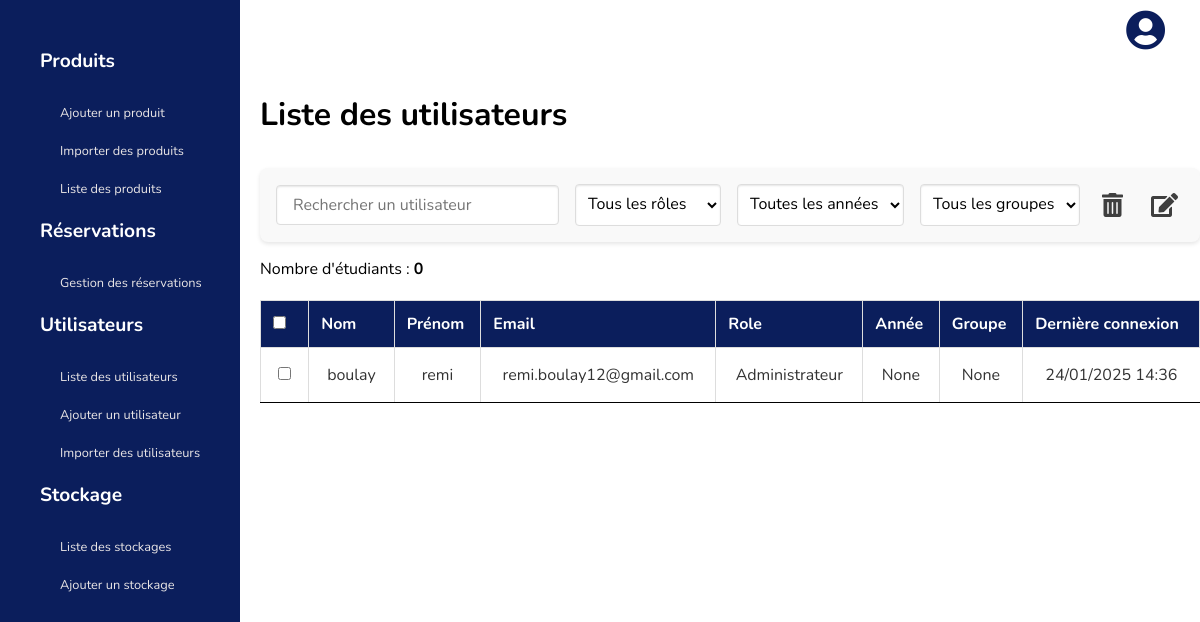
The page /liste_utilisateurs/ on the database as committed earlier.
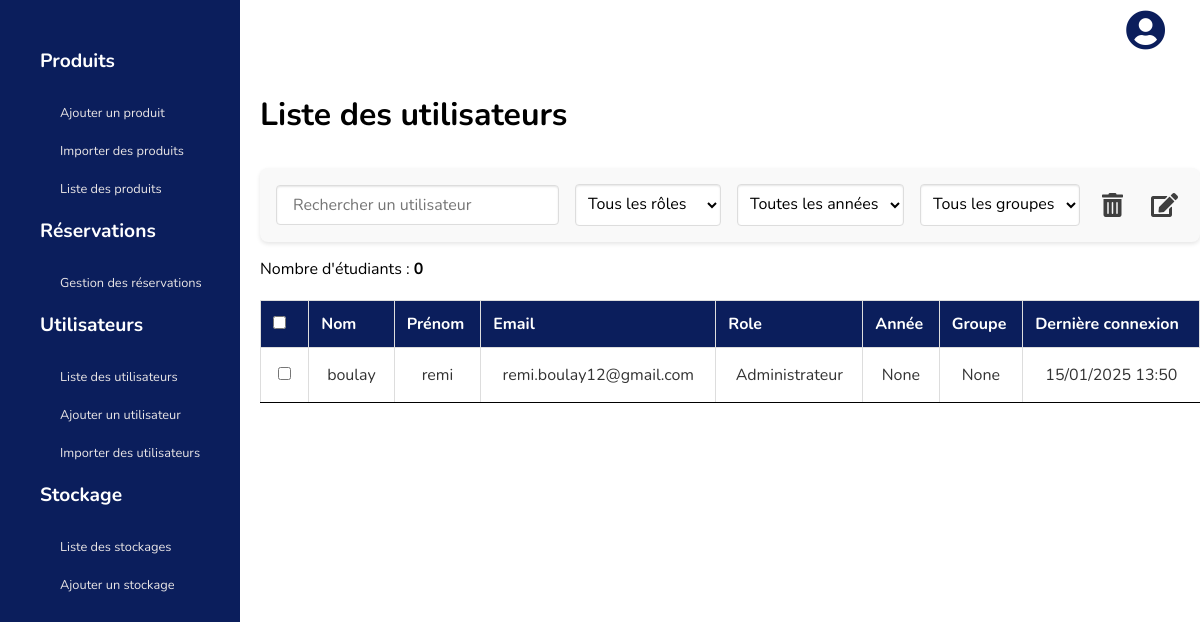
The same page on the database as committed later.
### apps/utilisateurs/models.py (models this page shows, shortened)
class Utilisateur(AbstractUser):
    ROLES = [
        ('etudiant', 'Etudiant'),
        ('preparateur', 'Preparateur'),
        ('administrateur', 'Administrateur'),
    ]
    ANNEES = [
        ('1ère année', '1ère année'),
        ('2ème année', '2ème année'),
        ('3ème année', '3ème année'),
    ]
    GROUPS = [
        ('Groupe 1', 'Groupe 1'),
        ('Groupe 2', 'Groupe 2'),
        ('Groupe 3', 'Groupe 3'),
        ('Groupe 4', 'Groupe 4'),
    ]
    id = models.AutoField(primary_key=True)
    role = models.CharField(max_length=100, choices=ROLES, default='etudiant')
    email = models.EmailField(unique=True)
    prenom = models.CharField(max_length=30)
    nom = models.CharField(max_length=30)
    annee = models.CharField(max_length=100, choices=ANNEES, blank=True, null=True)
    groupe = models.CharField(max_length=100, choices=GROUPS, blank=True, null=True)
    username = None
    USERNAME_FIELD = 'email'
    REQUIRED_FIELDS = ['prenom', 'nom','role']
    objects = CustomUtilisateurManager()
    groups = models.ManyToManyField('auth.Group', related_name='custom_user_set', blank=True)
    user_permissions = models.ManyToManyField('auth.Permission', related_name='custom_user_permissions_set', blank=True)

### apps/utilisateurs/views.py (the view)
# urls.py: path('liste_utilisateurs/', views.liste_utilisateurs, name='liste_utilisateurs'),
def liste_utilisateurs(request):
    User = get_user_model()
    query = request.GET.get('q', '')  # Recherche
    role = request.GET.get('role', '')  # Filtre par rôle
    annee = request.GET.get('annee', '')  # Filtre par année
    groupe = request.GET.get('groupe', '')  # Filtre par groupe
    utilisateurs = User.objects.all()
    if query:
        utilisateurs = utilisateurs.filter(
            Q(nom__icontains=query) |
            Q(prenom__icontains=query) |
            Q(email__icontains=query)
        )
    if role:
        utilisateurs = utilisateurs.filter(role=role)
    if annee:
        utilisateurs = utilisateurs.filter(annee=annee)
    if groupe:
        utilisateurs = utilisateurs.filter(groupe=groupe)
    student_count = utilisateurs.filter(role='etudiant').count()
    if request.headers.get('x-requested-with') == 'XMLHttpRequest':
        html = render_to_string('utilisateurs/includes/utilisateurs_table.html', {'utilisateurs': utilisateurs})
        return JsonResponse({'html': html})
    return render(request, 'utilisateurs/preparateurs/liste_utilisateurs.html', {
        'utilisateurs': utilisateurs,
        'roles': User.ROLES,
        'annees': User.ANNEES,
        'groupes': User.GROUPS,
        'query': query,
        'selected_role': role,
        'selected_annee': annee,
        'selected_groupe': groupe,
        'student_count': student_count,
    })

### apps/utilisateurs/templates/utilisateurs/preparateurs/liste_utilisateurs.html (shortened to what this page needs)
{% extends 'preparateurs/base.html' %}
{% load static %}
{% block styles %}
    <link rel="stylesheet" href="{% static 'css/utilisateurs/liste_utilisateur.css' %}">
{% endblock %}
{% block content %}
<h1>Liste des utilisateurs</h1>
<div class="filters">
    <input type="text" name="q" placeholder="Rechercher un utilisateur" value="{{ query }}">
    <select name="role">
        <option value="">Tous les rôles</option>
    </select>
    <select name="annee">
        <option value="">Toutes les années</option>
    </select>
    <select name="groupe">
        <option value="">Tous les groupes</option>
    </select>
    <button type="submit" id="btn-supprimer" class="icon-button" title="Supprimer les utilisateurs sélectionnés">
        <i class="fas fa-trash-alt"></i>
    </button>
    <button type="button" id="btn-edit" class="icon-button" title="Modifier un utilisateur">
        <i class="fas fa-edit"></i>
    </button>
</div>
<div class="student-count">
    <p>Nombre d'étudiants : <strong>{{ student_count }}</strong></p>
</div>
<div class="cadre-table-scroll">
    <form id="form-supprimer-utilisateurs" method="POST" action="{% url 'utilisateurs:supprimer_utilisateurs' %}">
        <table class="table-scroll">
            <thead>
                <tr>
                    <th>
                        <input type="checkbox" id="select-all">
                    </th>
                    <th>Nom</th>
                    <th>Prénom</th>
                    <th>Email</th>
                    <th>Role</th>
                    <th>Année</th>
                    <th>Groupe</th>
                    <th>Dernière connexion</th>
                </tr>
            </thead>
            {% include 'utilisateurs/includes/utilisateurs_table.html' %}
        </table>
    </form>
</div>
{% endblock %}

### templates/preparateurs/base.html (shortened to what this page needs)
{% load static %}
<!DOCTYPE html>
<html lang="fr">
<head>
    {% block styles %}{% endblock %}
    <link rel="stylesheet" href="{% static 'css/preparateurs/base.css' %}">
    <link rel="stylesheet" href="{% static 'css/base.css' %}">
    <link rel="stylesheet" href="https://cdnjs.cloudflare.com/ajax/libs/font-awesome/5.15.4/css/all.min.css">
</head>
<body>
    <div class="page">
        {% include 'preparateurs/menu.html' %}
        <div class="right-page">
            <div class="nav">
                <ul class="button">
                    <li>
                        <a href="{% url 'utilisateurs:mon_compte' %}">
                            <i class="fas fa-user-circle"></i>
                        </a>
                    </li>
                </ul>
            </div>
            <div class="content">
                {% block content %}{% endblock %}
            </div>
        </div>
    </div>
</body>
</html>

### templates/preparateurs/menu.html
{% load static %}
{% block styles %}
    <link rel="stylesheet" href="{% static 'css/preparateurs/menu.css' %}">
{% endblock %}
<div class="menu">
    <ul>
        <li class="titre">Produits</li>
        <li class="sous-titre"><a href="{% url 'produits:ajouter_produit' %}">Ajouter un produit</a></li>
        <li class="sous-titre"><a href="{% url 'produits:importer_produits' %}">Importer des produits</a></li>
        <li class="sous-titre"><a href="{% url 'produits:produits' %}">Liste des produits</a></li>
        <li class="titre">Réservations</li>
        <li class="sous-titre"><a href="{% url 'reservations:reservations' %}">Gestion des réservations</a></li>
        <li class="titre">Utilisateurs</li>
        <li class="sous-titre"><a href="{% url 'utilisateurs:liste_utilisateurs' %}">Liste des utilisateurs</a></li>
        <li class="sous-titre"><a href="{% url 'utilisateurs:ajouter_utilisateur' %}">Ajouter un utilisateur</a></li>
        <li class="sous-titre"><a href="{% url 'utilisateurs:importer_utilisateurs' %}">Importer des utilisateurs</a></li>
        <li class="titre">Stockage</li>
        <li class="sous-titre"><a href="">Liste des stockages</a></li>
        <li class="sous-titre"><a href="">Ajouter un stockage</a></li>
    </ul>
</div>

### apps/utilisateurs/templates/utilisateurs/includes/utilisateurs_table.html
<tbody>
    {% for utilisateur in utilisateurs %}
    <tr>
        <td>
            <input type="checkbox" name="utilisateurs" value="{{ utilisateur.id }}">
        </td>
        <td>{{ utilisateur.nom }}</td>
        <td>{{ utilisateur.prenom }}</td>
        <td>{{ utilisateur.email }}</td>
        <td>{{ utilisateur.get_role_display }}</td>
        <td>{{ utilisateur.annee }}</td>
        <td>{{ utilisateur.groupe }}</td>
        <td>
            {% if utilisateur.last_login %}
                {{ utilisateur.last_login|date:"d/m/Y H:i" }}
            {% else %}
                Jamais connecté
            {% endif %}
        </td>
    </tr>
    {% endfor %}
</tbody>

### apps/utilisateurs/static/css/utilisateurs/liste_utilisateur.css (style rules this page uses)
.cadre-table-scroll { display: inline-block; height: calc(100vh - 300px); overflow-y: auto; width: 100%; scrollbar-color: var(--primary-color) var(--secondary-color); }
.table-scroll thead th { position: sticky; top: 0; background-color: white; z-index: 2; }
.table-scroll { width: 100%; border-collapse: collapse; }
.table-scroll tbody td { padding: 12px; text-align: center; border-right: none; border-bottom: 1px solid black; }
.filters { display: flex; gap: 1em; margin-bottom: 1em; padding: 1em; background-color: #f9f9f9; border-radius: 8px; box-shadow: 0 2px 4px rgba(0, 0, 0, 0.1); }
.filters input[type="text"] { flex: 1; padding: 0.5em 1em; border: 1px solid #ddd; border-radius: 4px; font-size: 1em; box-shadow: inset 0 1px 2px rgba(0, 0, 0, 0.1); transition: border-color 0.3s ease, box-shadow 0.3s ease; }
.filters select { padding: 0.5em; border: 1px solid #ddd; border-radius: 4px; font-size: 1em; background-color: #fff; box-shadow: inset 0 1px 2px rgba(0, 0, 0, 0.1); transition: border-color 0.3s ease, box-shadow 0.3s ease; }
h1 { font-size: 2em; margin-bottom: 1em; }
.icon-button { background: none; border: none; color: #3f3f3f; font-size: 1.5em; cursor: pointer; display: flex; align-items: center; gap: 0.5em; }
.filters { display: flex; align-items: center; gap: 1em; margin-bottom: 1em; }

### static/css/preparateurs/base.css (style rules this page uses)
a { text-decoration: none; color: var(--primary-color); }
html, body { margin: 0; padding: 0; height: 100%; width: 100%; display: flex; flex-direction: column; }
.page { height: 100%; display: flex; }
.menu { background-color: var(--primary-color); height: 100%; width: 20%; overflow: hidden; position: fixed; }
.right-page { width: 100%; margin-left: 20%; }
.nav { width: 100%; display: flex; align-items: center; justify-content: space-between; }
.nav .button { list-style: none; display: flex; margin-right: 30px; }
.nav a { text-decoration: none; }
.content { margin-left: 20px; margin-top: 3%; }
.nav .button li { padding: 5px; cursor: pointer; font-size: 250%; cursor: pointer; }
.nav .button a { color: var(--primary-color) }
.nav { min-height: 4em; }
.table-scroll { width: 100%; border-collapse: collapse; }
.table-scroll thead th, .table-scroll tfoot td { background-color: #0B1E5C; color: #ffffff; font-weight: bold; position: sticky; }
.table-scroll thead th { top: 0; z-index: 2; }
.table-scroll tbody td { padding: 1em; text-align: center; border-right: none; border-bottom: 1px solid black; }
.cadre-table-scroll { display: inline-block; height: calc(100vh - 100px); overflow-y: auto; width: 100%; }
table { width: 100%; border-collapse: collapse; margin-top: 20px; font-family: 'Nunito', sans-serif; font-size: 16px; color: #333; }
table th, table td { border: 1px solid #ddd; padding: 12px; text-align: left; }
.filters { display: flex; gap: 1em; margin-bottom: 1em; padding: 1em; background-color: #f9f9f9; border-radius: 8px; box-shadow: 0 2px 4px rgba(0, 0, 0, 0.1); }
.filters input[type="text"] { flex: 1; padding: 0.5em 1em; border: 1px solid #ddd; border-radius: 4px; font-size: 1em; box-shadow: inset 0 1px 2px rgba(0, 0, 0, 0.1); transition: border-color 0.3s ease, box-shadow 0.3s ease; }
.filters select { padding: 0.5em; border: 1px solid #ddd; border-radius: 4px; font-size: 1em; background-color: #fff; box-shadow: inset 0 1px 2px rgba(0, 0, 0, 0.1); transition: border-color 0.3s ease, box-shadow 0.3s ease; }
.icon-button { background: none; border: none; color: #3f3f3f; font-size: 1.5em; cursor: pointer; display: flex; align-items: center; gap: 0.5em; }

### static/css/base.css (style rules this page uses)
* { margin: 0; font-family: 'Nunito', sans-serif; }
:root { --primary-color: #0B1E5C; --secondary-color: #FFFFFF; --third-color: #D9E7F0; --fourth-color: #F5F5F5; --fifth-color: #EAE6E6; }
.nav .button { list-style: none; display: flex; margin-right: 30px; }

### static/css/preparateurs/menu.css (style rules this page uses)
.menu { background-color: var(--primary-color); color: var(--secondary-color); }
.menu .titre { font-size: 1.2em; font-weight: bold; font-family: 'Nunito'; margin-bottom: 30px; }
.menu .sous-titre { font-size: 0.8em; margin-bottom: 20px; margin-left: 20px; font-family: 'Nunito'; color: #EAE6E6; }
.menu .sous-titre a { text-decoration: none; color: inherit; }
.menu li { list-style: none; }
.menu ul { margin-top: 20%; }

Rows that differ between the two databases and show on the page:
changed Utilisateur "boulay": last_login "24/01/2025 14:36" → "15/01/2025 13:50"
